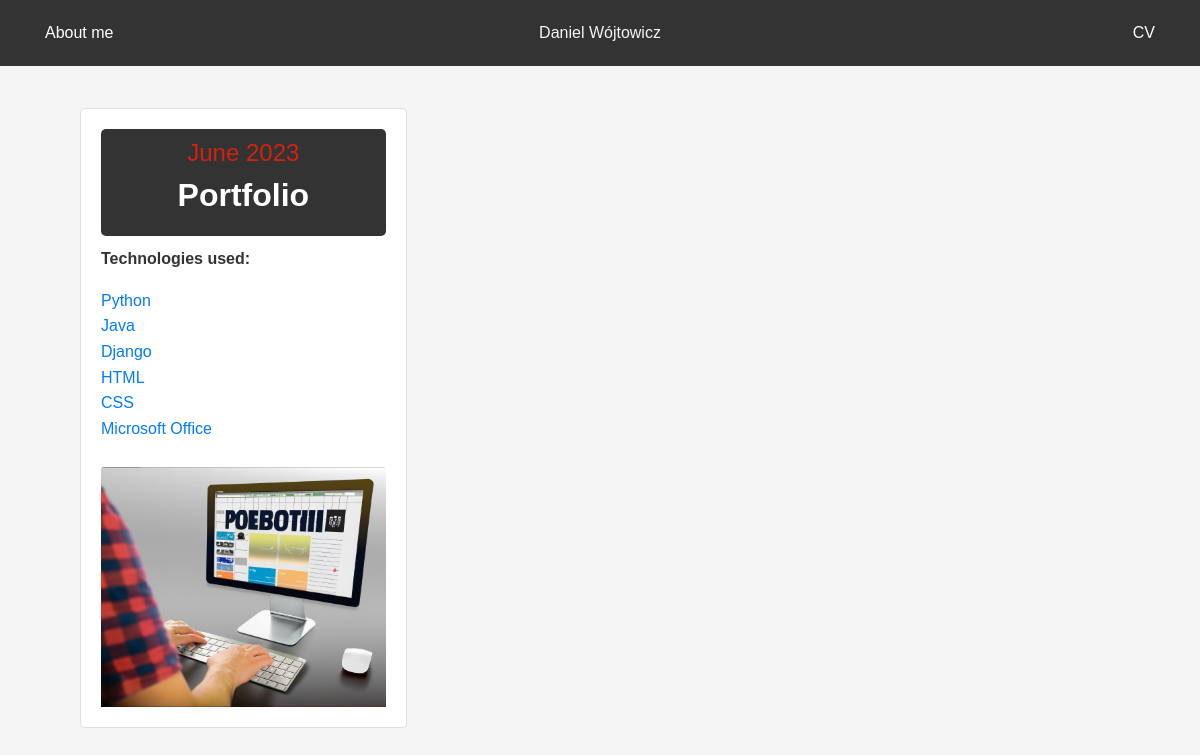
The app's page /projects/, older data.
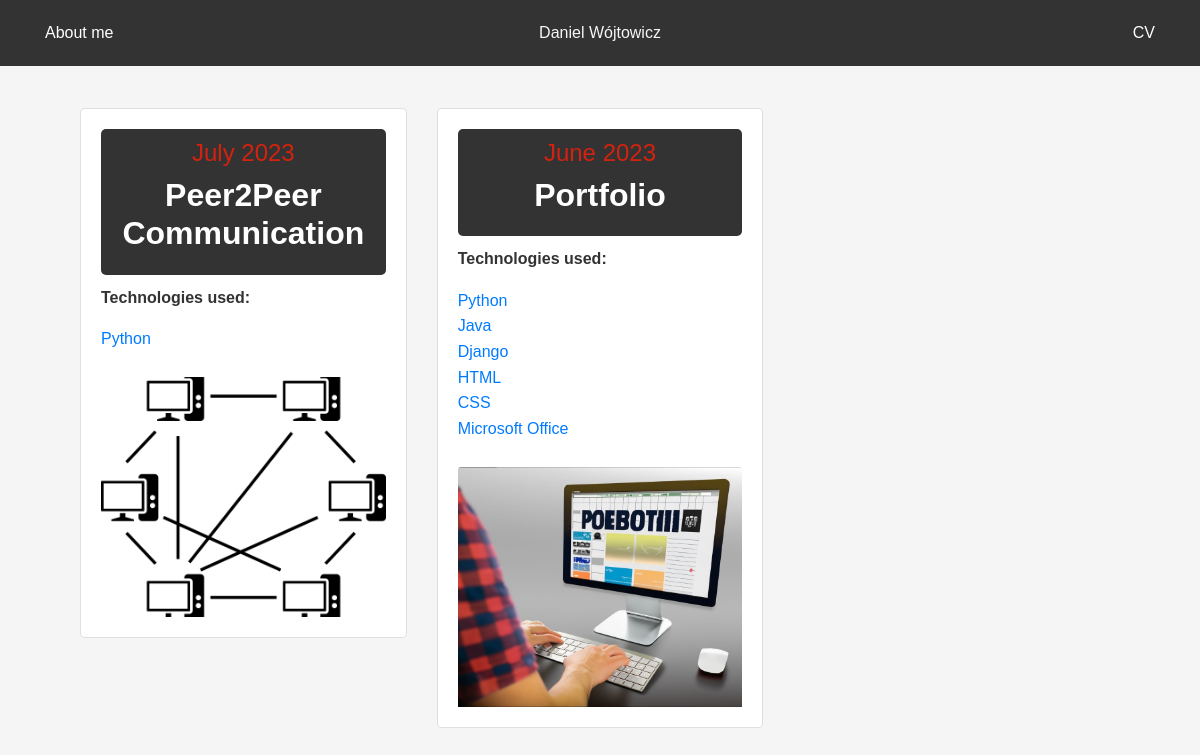
The same page, newer data.
### projects/models.py (models this page shows, shortened)
class Project(models.Model):
    title = models.CharField(max_length=25)
    description = models.TextField()
    technologies = models.ManyToManyField(Technology)
    image = models.ImageField(upload_to='img/')
    url = models.URLField(max_length=200, blank= True)
    creationDate = models.DateField(auto_now_add=True)

class Technology(models.Model):
    technologies = models.CharField(max_length=25)
    def __str__(self):
        return self.technologies

### projects/views.py (the view)
# urls.py: path('', views.index, name='index'),
def index(request):
    projects = Project.objects.all().order_by('-creationDate')
    return render(request, 'index.html', {'projects': projects})

### templates/index.html (shortened to what this page needs)
{% extends "base.html" %}
{% block content %}
    <div class="container text-center py-5">
        <div class="row">
            {% if message %}
                <h2>{{ message }}</h2>
            {% else %}
                {% for project in projects %}
                    <div class="col-md-4 mb-4">
                        <div class="card" >
                            <div class="top-card">
                                <h4>{{ project.creationDate|date:"F Y" }}</h4>
                                <h2 class="card-title">{{ project.title }}</h2>
                            </div>
                            <div class="card-content">
                                <p class="card-text">Technologies used:</p>
                                {% for tech in project.technologies.all %}
                                    <a href="/technology/{{ tech }}">{{ tech.technologies }}</a>
                                {% endfor %}<br>
                            </div>
                            <img src="{{ project.image.url }}" class="card-img-top" onclick="location.href='/project/{{ project.id }}';" style="cursor:pointer;" alt="{{ project.title }}">
                        </div>
                    </div>
                {% endfor %}
            {% endif %}
        </div>
    </div>
{% endblock content %}

### templates/base.html (shortened to what this page needs)
<!DOCTYPE html>
{% load static %}
<html lang="en">
<head>
<link rel="stylesheet" href="https://stackpath.bootstrapcdn.com/bootstrap/4.0.0/css/bootstrap.min.css">
<link rel="stylesheet" type="text/css" href="{% static 'styles.css' %}">
</head>
<body>
        <nav class="navbar">
            <div style="flex: 1;">
                <a href="{% url 'About' %}" style="color: white; margin-left: 45px;">About me</a>
            </div>
            <div style="flex: 1; display: flex; justify-content: center;">
                <a href="{% url 'index' %}" style="color:whitesmoke; text-decoration: none; font-size: 16px">Daniel Wójtowicz</a>
            </div>
            <div style="flex: 1; display: flex; justify-content: flex-end;">
                <div class="navbar-right">
                    <a href="{% url 'CV' %}" style="color: white; margin-right: 45px;">CV</a>
                </div>
            </div>
        </nav>
        <div class="content">
    {% block content %}{% endblock %}</div>
</body>
</html>

### projects/static/styles.css (style rules this page uses)
.navbar { display: flex; justify-content: center; width: 100%; background-color: #333; color: white; margin: auto; padding: 20px 0; position: fixed; top: 0; z-index: 999; }
.content { padding-top: 60px; }
html { min-width: 600px; }
body { background-color: #F5F5F5; color: #333; font-family: Arial, sans-serif; line-height: 1.6; }
h2, h4 { font-weight: 500; }
.card-title { font-size: 2em; }
.card { background-color: #FFF; color: #333; padding: 20px; margin-bottom: 20px; border-radius: 5px; display: flex; justify-content: space-between; align-items: stretch; flex-direction: column; }
.card-title, .card-text { font-weight: 600; text-align: center; }
.card-img-top { height: 15rem; object-fit: cover; }
.container { padding: 30px 50px; }
.card-content { display: flex; flex-direction: column; align-items: flex-start; }
.top-card { background-color: #333; padding: 10px 20px; margin-bottom: 10px; border-radius: 5px; color: white; }

Row changes from the older to the newer data that the page shows:
added Project: creationDate "July 2023", title "Peer2Peer Communication", image (picture), Technology (technologies "Python")
